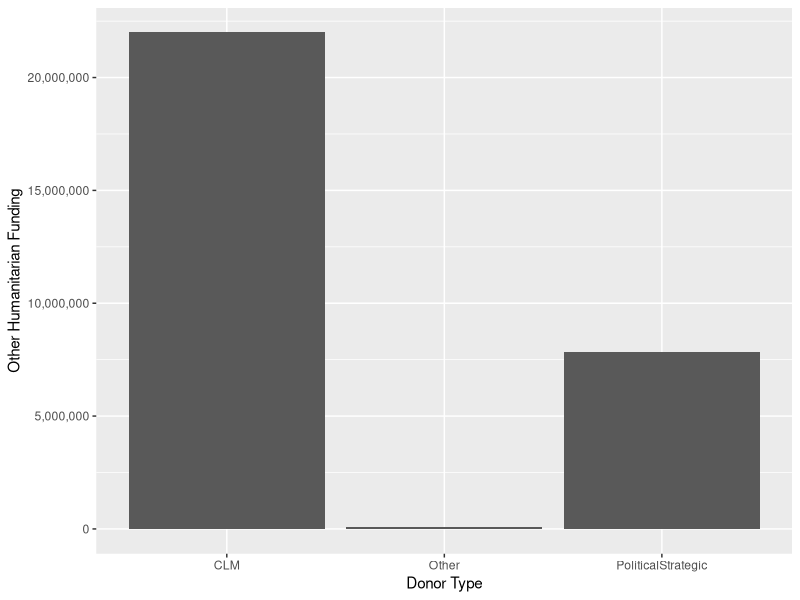
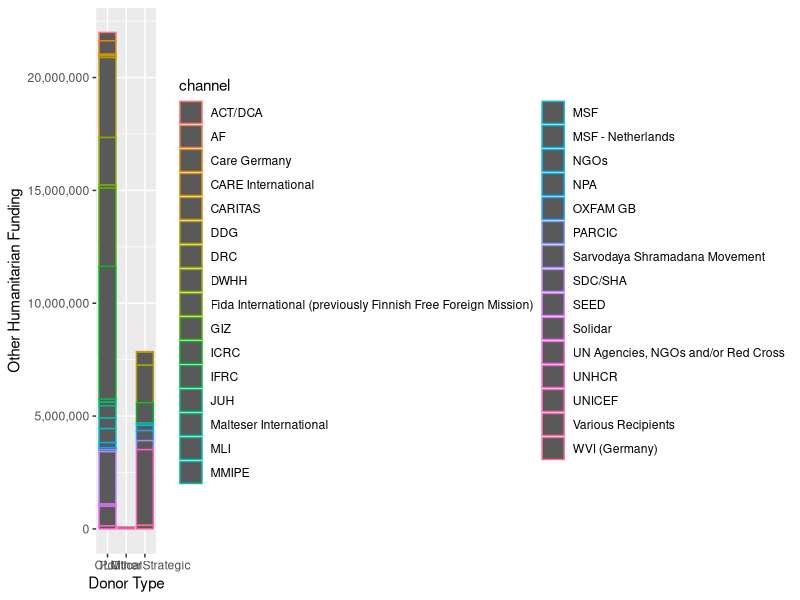
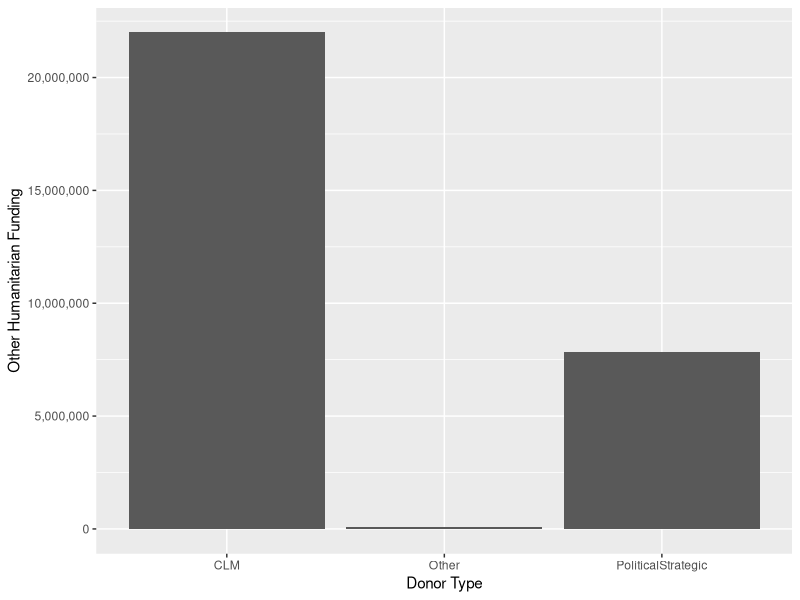
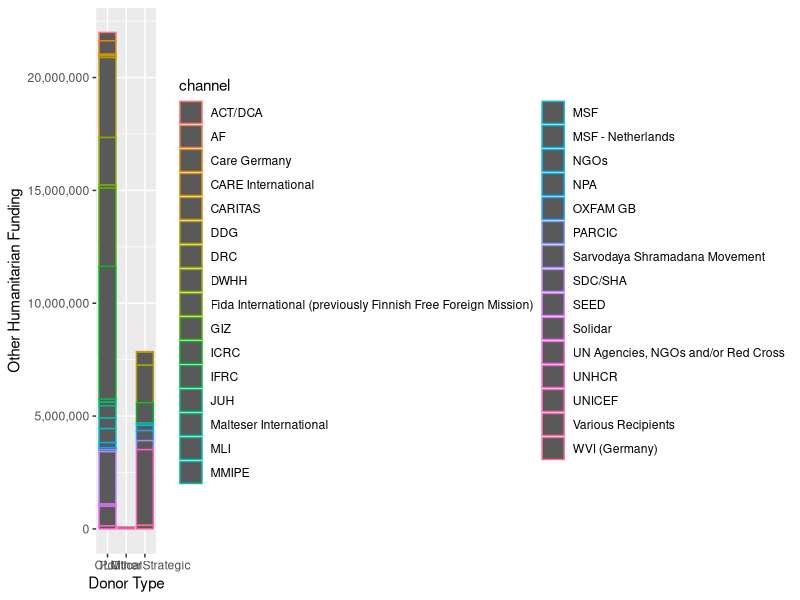

The R script that drew these images, in order:
# Aid Trends
# Bastiaan Quast
# bquast@gmail.com

# load packages
library(plyr)
library(ggplot2)
library(scales)

# load the data
ocha <- read.csv('ocha_R4_A924___1406131346.csv', sep=';')

# rename to lowercase
names(ocha) <- tolower(names(ocha))

# numeric donation
amount <- ocha$funding...usd
amount <- gsub(',', '', amount)
ocha$amount <- as.numeric(amount)
rm(amount)

# add clm variable
clm.list <- c('Czech Republic', 'Denmark', 'Finland', 'Germany', 'Luxembourg', 'Netherlands', 'Norway', 'Sweden', 'Switzerland', 'Iceland')
pol.strat.list <- c('Canada', 'European Commission Humanitarian Aid Office', 'United States of America', 'UNICEF National Committee/United Kingdom', 'UNICEF National Committee/Ireland')
ocha$donor.type <- ifelse(ocha$donor %in% clm.list, 'CLM',
                          ifelse(ocha$donor %in% pol.strat.list, 'PoliticalStrategic', 'Other'
                            )
                          ) 

# summarise data
aggregate <- ddply(ocha, .(donor.type), summarize, total.aid=sum(amount))
aggregate

# plot data
plot <- ggplot(aggregate, aes(donor.type, weight=total.aid) )
plot <- plot + geom_bar()
plot <- plot + scale_y_continuous(name='Other Humanitarian Funding' , labels=comma) + xlab('Donor Type')
plot

png('ocha2011.png')
print(plot)
dev.off()


# even better
breakdown <- ddply(ocha, .(donor.type, channel), summarize, total.aid=sum(amount))
breakdown

bd.plot <- ggplot(breakdown, aes(donor.type, weight=total.aid, color=channel))
bd.plot <- bd.plot + geom_bar()
bd.plot <- bd.plot + scale_y_continuous(name='Other Humanitarian Funding' , labels=comma) + xlab('Donor Type')
bd.plot

png('bd.ocha2011png')
print(bd.plot)
dev.off()
